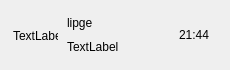
<?xml version="1.0" encoding="UTF-8"?>
<ui version="4.0">
 <class>ChatUserWid</class>
 <widget class="QWidget" name="ChatUserWid">
  <property name="geometry">
   <rect>
    <x>0</x>
    <y>0</y>
    <width>230</width>
    <height>70</height>
   </rect>
  </property>
  <property name="minimumSize">
   <size>
    <width>230</width>
    <height>70</height>
   </size>
  </property>
  <property name="maximumSize">
   <size>
    <width>230</width>
    <height>70</height>
   </size>
  </property>
  <property name="windowTitle">
   <string>Form</string>
  </property>
  <layout class="QHBoxLayout" name="horizontalLayout">
   <item>
    <widget class="QWidget" name="icon_wid" native="true">
     <property name="minimumSize">
      <size>
       <width>50</width>
       <height>50</height>
      </size>
     </property>
     <property name="maximumSize">
      <size>
       <width>50</width>
       <height>50</height>
      </size>
     </property>
     <layout class="QHBoxLayout" name="horizontalLayout_2">
      <property name="spacing">
       <number>0</number>
      </property>
      <property name="leftMargin">
       <number>0</number>
      </property>
      <property name="topMargin">
       <number>0</number>
      </property>
      <property name="rightMargin">
       <number>0</number>
      </property>
      <property name="bottomMargin">
       <number>0</number>
      </property>
      <item>
       <widget class="QLabel" name="icon_lab">
        <property name="minimumSize">
         <size>
          <width>45</width>
          <height>45</height>
         </size>
        </property>
        <property name="maximumSize">
         <size>
          <width>45</width>
          <height>45</height>
         </size>
        </property>
        <property name="text">
         <string>TextLabel</string>
        </property>
       </widget>
      </item>
     </layout>
    </widget>
   </item>
   <item>
    <widget class="QWidget" name="user_info_wid" native="true">
     <layout class="QVBoxLayout" name="verticalLayout">
      <property name="spacing">
       <number>0</number>
      </property>
      <property name="leftMargin">
       <number>0</number>
      </property>
      <property name="topMargin">
       <number>0</number>
      </property>
      <property name="rightMargin">
       <number>0</number>
      </property>
      <property name="bottomMargin">
       <number>0</number>
      </property>
      <item>
       <widget class="QLabel" name="user_name_lab">
        <property name="text">
         <string>lipge</string>
        </property>
       </widget>
      </item>
      <item>
       <widget class="QLabel" name="user_chat_lab">
        <property name="text">
         <string>TextLabel</string>
        </property>
       </widget>
      </item>
     </layout>
    </widget>
   </item>
   <item>
    <widget class="QWidget" name="time_wid" native="true">
     <layout class="QGridLayout" name="gridLayout">
      <item row="0" column="0" alignment="Qt::AlignmentFlag::AlignRight">
       <widget class="QLabel" name="time_lab">
        <property name="text">
         <string>21:44</string>
        </property>
       </widget>
      </item>
     </layout>
    </widget>
   </item>
  </layout>
 </widget>
 <resources/>
 <connections/>
</ui>
